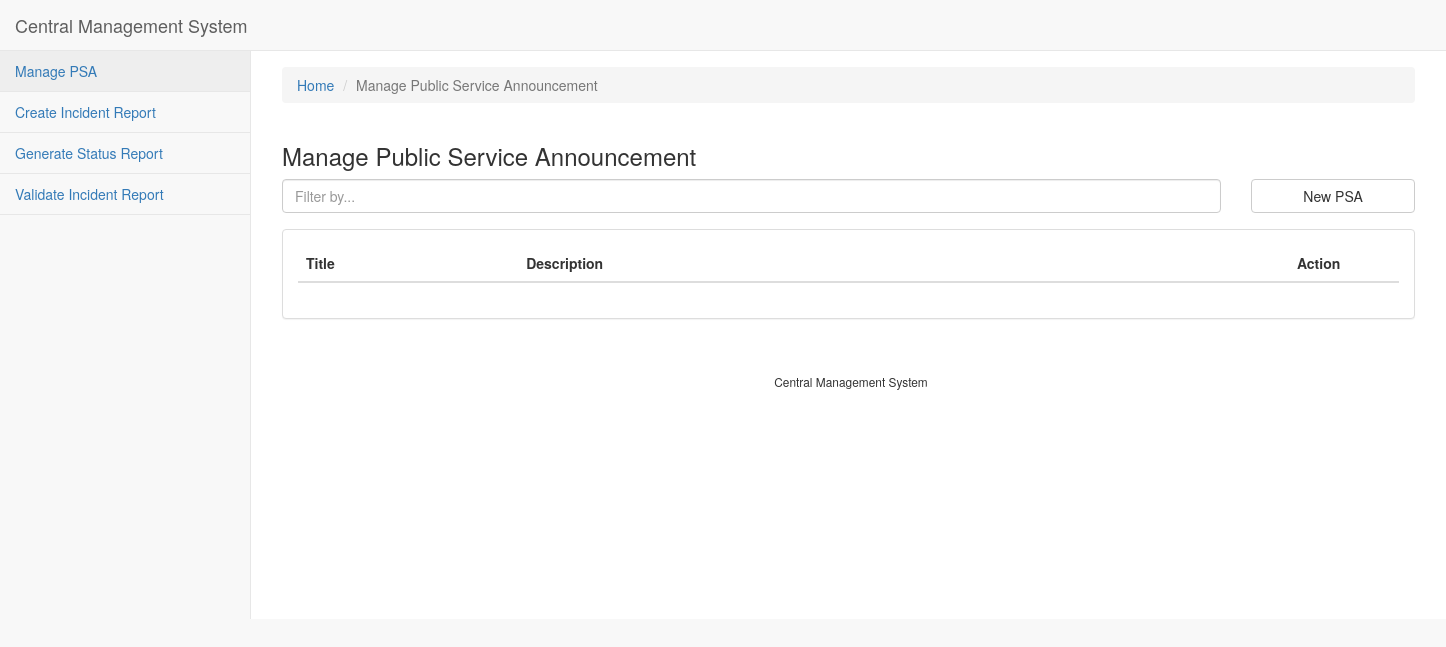
The app's page /view_publicserviceannouncement, older data.
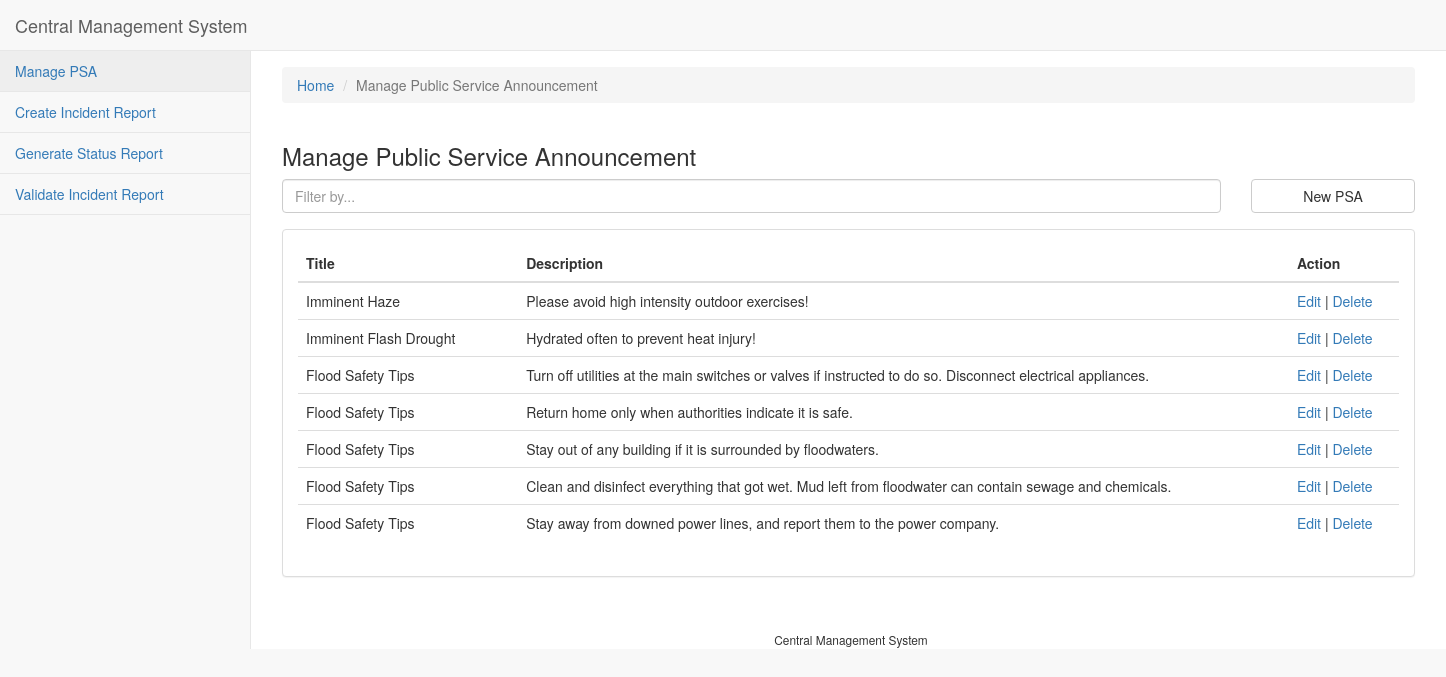
The same page, newer data.
### scse_cz3003_2018_s1_cms_app/models.py (models this page shows)
class PublicServiceAnnouncement(models.Model):
    id = models.AutoField(primary_key=True)
    title = models.CharField(max_length=128)
    description = models.TextField()
    reusable = models.BooleanField(default=False)

### scse_cz3003_2018_s1_cms_app/views.py (the view)
# urls.py: path('view_publicserviceannouncement', views.view_publicserviceannouncement
def view_publicserviceannouncement(request):
    psa_list = PublicServiceAnnouncement.objects.all().filter(reusable=True)
    return render(request, 'publicserviceannouncement/view_publicserviceannouncement.html',
                  {
                      'page_name': "Manage Public Service Announcement",
                      'psa_list': psa_list
                  })

### templates/publicserviceannouncement/view_publicserviceannouncement.html (shortened to what this page needs)
{% extends 'base.html' %}
{% block page_stylesheets %}
    <link href="/static/sb_admin_2/vendor/datatables/css/jquery.dataTables.min.css" rel="stylesheet">
{% endblock page_stylesheets %}
{% block breadcrumb %}
    <li class="breadcrumb-item"><a href="/">Home</a></li>
    <li class="breadcrumb-item active">{{ page_name }}</li>
{% endblock breadcrumb %}
{% block content %}
    <div class="row">
        <div class="col-md-12">
            <h3>{{ page_name }}</h3>
        </div>
    </div>
    <div class="row">
        <div class="col-md-10">
            <input id="search" type="text" class="form-control" placeholder="Filter by..." oninput="searchPsa();">
        </div>
        <div class="col-md-2">
            <button class="btn btn-default btn-block" onclick="location.href='/new_publicserviceannouncement'">
                New PSA
            </button>
        </div>
    </div>
    <div class="row" style="padding-top: 16px;">
        <div class="col-md-12">
            <div class="panel panel-default">
                <div class="panel-body">
                    <div class="table-responsive">
                        <table class="table table-hover">
                            <thead>
                            <tr>
                                <th style="width: 20%">Title</th>
                                <th style="width: 70%">Description</th>
                                <th style="width: 10%">Action</th>
                            </tr>
                            </thead>
                            <tbody id="psa-list">
                            {% for psa in psa_list %}
                                <tr>
                                    <td>{{ psa.title }}</td>
                                    <td>{{ psa.description }}</td>
                                    <td><a href="/edit_publicserviceannouncement/{{ psa.id }}">Edit</a> | <a data-id="{{ psa.id }}" data-title="{{ psa.title }}" data-description="{{ psa.description }}" class="open-delete-psa-dialog" data-toggle="modal" data-target="#deleteModal">Delete</a></td>
                                </tr>
                            {% endfor %}
                            </tbody>
                        </table>
                    </div>
                </div>
            </div>
        </div>
    </div>
{% endblock content %}

### templates/base.html (shortened to what this page needs)
<!DOCTYPE html>
<html lang="en">
<head>
    {% block head %}
        <link rel="stylesheet" href="https://maxcdn.bootstrapcdn.com/bootstrap/3.3.7/css/bootstrap.min.css"
>
        <link href="/static/sb_admin_2/vendor/metisMenu/metisMenu.min.css" rel="stylesheet">
        <link href="/static/sb_admin_2/dist/css/sb-admin-2.css" rel="stylesheet">
        <link href="/static/sb_admin_2/vendor/font-awesome/css/font-awesome.min.css" rel="stylesheet" type="text/css">
        {% block page_stylesheets %}
        {% endblock page_stylesheets %}
    {% endblock head %}
</head>
<body>
{% block body %}
    <div id="wrapper">
        <nav class="navbar navbar-default navbar-static-top" role="navigation" style="margin-bottom: 0">
            <div class="navbar-header">
                <a class="navbar-brand" href="">Central Management System</a>
            </div>
            <div class="navbar-default sidebar" role="navigation">
                <div class="sidebar-nav navbar-collapse">
                    <ul class="nav" id="side-menu">
                        <li>
                            <a href="/view_publicserviceannouncement">Manage PSA</a>
                        </li>
                        <li>
                            <a href="/reports/create">Create Incident Report</a>
                        </li>
                        <li>
                            <a href="/reports/status">Generate Status Report</a>
                        </li>
                        <li>
                            <a href="/reports/validate">Validate Incident Report</a>
                        </li>
                    </ul>
                </div>
            </div>
        </nav>
        <div id="page-wrapper">
            <div class="row">
                <div style="padding-left: 16px; padding-right: 16px">
                    <ol class="breadcrumb" style="margin-top: 16px;">
                        {% block breadcrumb %}
                        {% endblock breadcrumb %}
                    </ol>
                    {% block content %}
                    {% endblock content %}
                </div>
                <footer class="sticky-footer" style="padding-top: 32px">
                    <div class="container">
                        <div class="text-center">
                            <small>Central Management System</small>
                        </div>
                    </div>
                </footer>
            </div>
        </div>
    </div>
{% endblock body %}
</body>
</html>

Row changes from the older to the newer data that the page shows:
now on this page (row edited): PublicServiceAnnouncement: title "Imminent Haze", description "Please avoid high intensity outdoor exercises!"
now on this page (row edited): PublicServiceAnnouncement: title "Imminent Flash Drought", description "Hydrated often to prevent heat injury!"
added PublicServiceAnnouncement: title "Flood Safety Tips", description "Turn off utilities at the main switches or valves if instructed to do so. Disconnect electrical appliances."
added PublicServiceAnnouncement: title "Flood Safety Tips", description "Return home only when authorities indicate it is safe."
added PublicServiceAnnouncement: title "Flood Safety Tips", description "Stay out of any building if it is surrounded by floodwaters."
added PublicServiceAnnouncement: title "Flood Safety Tips", description "Clean and disinfect everything that got wet. Mud left from floodwater can contain sewage and chemicals."
added PublicServiceAnnouncement: title "Flood Safety Tips", description "Stay away from downed power lines, and report them to the power company."
